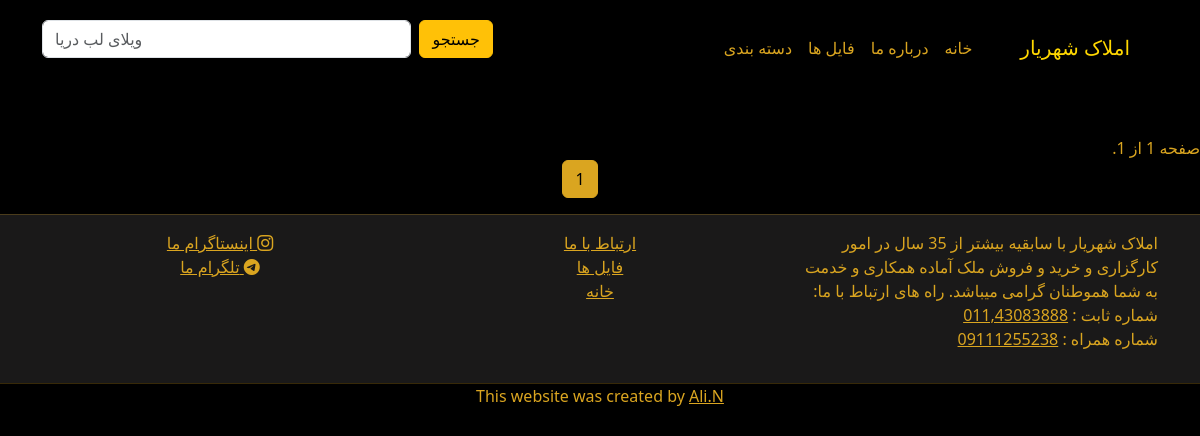
/categories/type/2/, run on an earlier commit of the app's database.
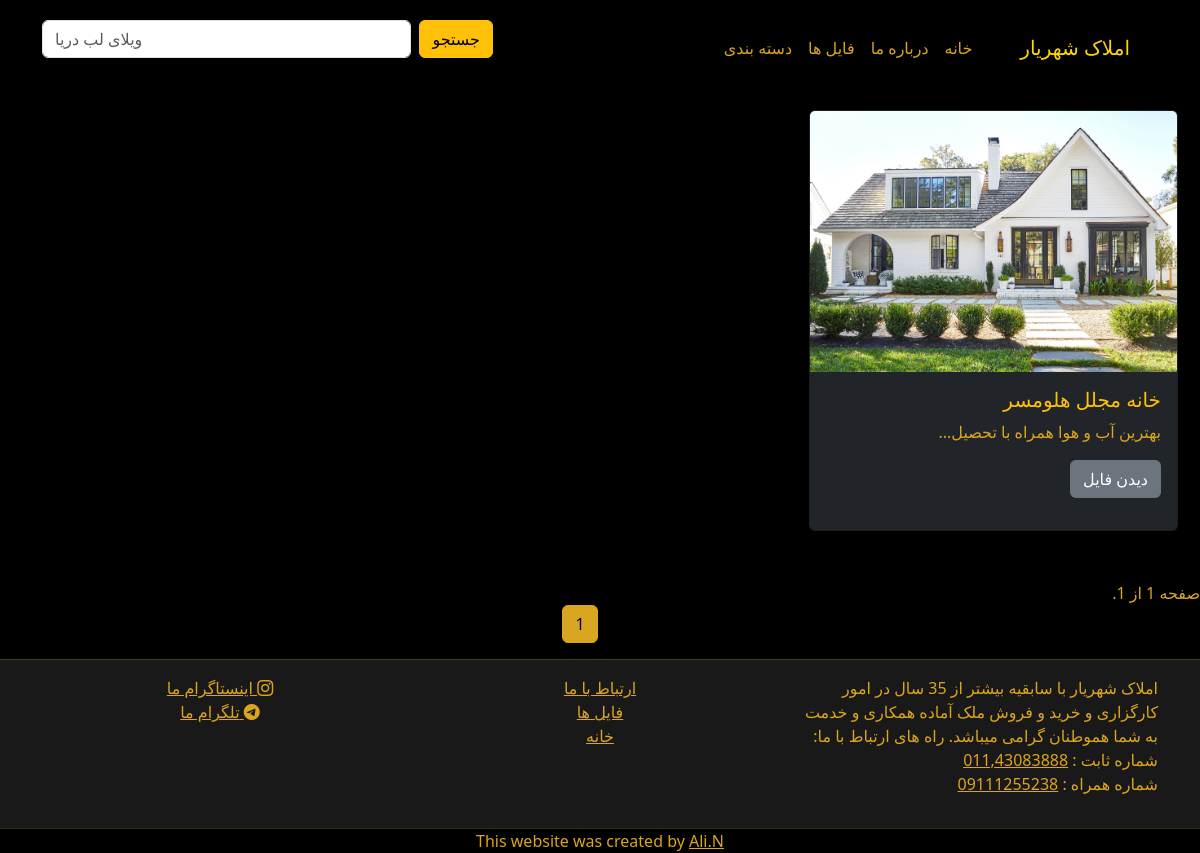
And on a later commit of the database.
### pages/models.py (models this page shows, shortened)
class CaseModel(models.Model):
    title = models.CharField(max_length=120)
    description = models.TextField()
    date = models.DateTimeField(auto_now_add=True)
    image = models.ImageField(upload_to='images')
    image2 = models.ImageField(upload_to='images', null=True, blank=True, default=None)
    image3 = models.ImageField(upload_to='images', null=True, blank=True, default=None)
    image4 = models.ImageField(upload_to='images', null=True, blank=True, default=None)
    slug = models.SlugField(max_length=32, unique=True, allow_unicode=True, blank=True)
    location = models.ForeignKey(to=LocationCategory, on_delete=models.PROTECT, blank=True, null=True)
    price_range = models.ForeignKey(to=PriceCategory, on_delete=models.PROTECT, blank=True, null=True, default=2)
    type_r = models.ForeignKey(to=TypeCategory, on_delete=models.PROTECT, blank=True, null=True,)
    def get_absolute_url(self):
        return reverse("file_page", kwargs={"slug": self.slug})

### pages/views.py (the view)
# urls.py: path('categories/type/<int:pk>/', TypesListView.as_view(), name='type_page'),
class TypesListView(ListView):
    model = CaseModel
    template_name = 'pages/types.html'
    paginate_by = 20
    def get_context_data(self, **kwargs: Any) -> dict[str, Any]:
        context = super().get_context_data(**kwargs)
        context['cases'] = CaseModel.objects.all().filter(type_r_id__exact=self.kwargs['pk'])
        return context

### templates/pages/types.html (shortened to what this page needs)
{% extends "base.html" %}
{% block content %}
<div style="margin: 10px;" class="row row-cols-1 row-cols-md-3 g-4">
{% for case in cases %}
    <div class="col">
      <div class="card h-100 text-bg-dark mb-3">
        <img src={{ case.image.url }} class="card-img-top" alt="فایل املاک">
        <div class="card-body">
          <h5 class="card-title text-warning">{{ case.title }}</h5>
          <p style="color: goldenrod;" class="card-text">{{ case.description|slice:30 }}...</p>
          <a href={{ case.get_absolute_url }} class="btn text-bg-secondary">دیدن فایل</a>
        </div>
      </div>
    </div>
{% endfor %}
</div>
<div style="margin-top: 50px;" class="pagination">
    <span style="text-align: right; align-items: flex-end;" class="step-links">
        <span style="text-align: right;" class="current">
            صفحه {{ page_obj.number }} از {{ page_obj.paginator.num_pages }}.
        </span>
    </span>
  </div>
  <nav aria-label="Page navigation example">
    <ul class="pagination justify-content-center">
      <li class="page-item active"><a class="page-link" href="?page={{ page_obj.number }}" aria-current="page">{{ page_obj.number }}</a></li>
    </ul>
  </nav>
{% endblock content %}

What changed in the data, as far as the page shows it:
now on this page (row edited): CaseModel: image (picture), title "خانه مجلل هلومسر", description "بهترین آب و هوا همراه با تحصیل"
